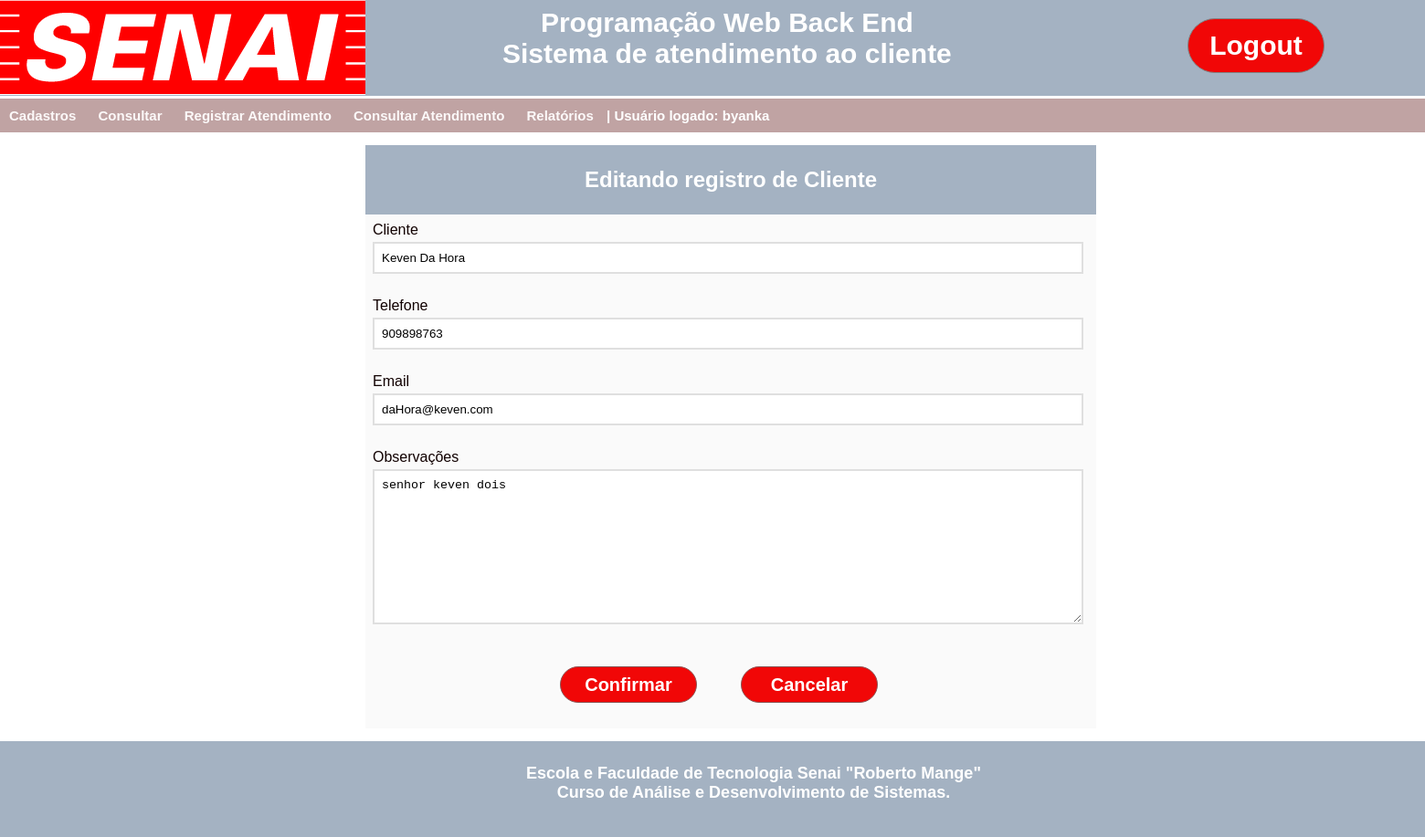
The page /edit_cliente/30 (signed in) on the database its author committed.
### App_SAC/models.py (models this page shows, shortened)
class Cliente(models.Model):
    nome = models.CharField(max_length=120)
    telefone = models.CharField(max_length=24)
    email = models.CharField(max_length=120)
    observacao = models.TextField()
    criado_em = models.DateTimeField(auto_now_add=True)
    atualizado_em = models.DateTimeField(auto_now=True)

### App_SAC/views.py (the view)
# urls.py: path('edit_cliente/<int:id>', views.edit_cliente, name='edit_cliente'),
@login_required
def edit_cliente(request, id):
    usuario_logado = request.user.username
    dados_editar = get_object_or_404(Cliente, pk=id)
    return render(request, 'Edit_Cliente.html', {'usuario_logado': usuario_logado, 'dados_do_cliente': dados_editar})

### App_SAC/templates/Edit_Cliente.html (shortened to what this page needs)
{% load static %}
<!DOCTYPE html>
<html lang="en">
<head>
    <link rel="stylesheet" type="text/css" href="{% static 'css/main.css' %}">
</head>
<header class="login">
    <div class="fundo_menu">
        <div class="logo_senai">
            <a href="/"><img src="{% static 'imagens/logo_senai.png' %}" /></a>
        </div>
        <div class="nome_sistema">
             Programação Web Back End<br>
             Sistema de atendimento ao cliente
        </div>
        {% if user.is_authenticated %}
        <div class="botao_login">
            <a href="accounts/logout"><button class="btn btn_login">Logout</button></a>
        </div>
        {% else %}
        <div class="botao_login">
            <a href="accounts/login"><button class="btn btn_login">Login</button></a>
        </div>
        {% endif %}
    </div>
</header>
<nav class="menu">
    <ul>
        {% if user.is_authenticated %}
        <li><a href="">Cadastros</a>
        </li>
        <li><a href="">Consultar</a>
        </li>
        <li><a href="Registrar.html">Registrar Atendimento</a></li>
        <li><a href="cons_atend">Consultar Atendimento</a></li>
        <li><a href="Relatorios.html">Relatórios</a></li>
        <li> | Usuário logado: {{usuario_logado}}</a></li>
        {% endif %}
    </ul>
</nav>
<body>
    <div class="principal">
    <div class="container">
        <section class="enquadramento">
            <h1> Editando registro de Cliente</h1>
        </section>
        <form id="form" class="form" method="POST" action="{% url 'salvar_cliente_editado' %}">{% csrf_token %}
               <div class="form-content">
                   <label for="nome">Cliente</label>
                   <input type="text"  name="nome" id="nome"  value="{{dados_do_cliente.nome}}" placeholder="Digite o nome do Cliente" />
                </div>
                <div class="form-content">
                    <label for="fone">Telefone</label>
                    <input type="text" name="telefone" id="telefone" value="{{dados_do_cliente.telefone}}" placeholder="Digite o telefone do Cliente"  />
                </div>
                <div class="form-content">
                    <label for="email">Email</label>
                    <input type="email" name="email" id="email" value="{{dados_do_cliente.email}}" placeholder="Digite o email do Cliente"  />
                </div>
                <div class="form-content">
                    <label for="observacao">Observações</label>
                    <textarea name="observacao" id="observacao"  cols="25" rows="10" placeholder="Digite aqui observações sobre o cliente">{{dados_do_cliente.observacao}}</textarea>
                </div>
                <div class="botoes">
                    <div class="botao_confirmar">
                        <button type="submit" class="btn_conf_cancel btn_confirmar">Confirmar</button>
                    </div>
                    <div class="botao_cancelar">
                        <button type="submit" class="btn_conf_cancel btn_cancelar">Cancelar</button>
                    </div>
                </div>
        </form>
    </div>
    </div>
</body>
<footer class="rodape">
    <div class="fundo_menu">
        <div class="rodape1">
            Escola e Faculdade de Tecnologia Senai "Roberto Mange"<br>
            Curso de Análise e Desenvolvimento de Sistemas.<br>
        </div>
    </div>
</footer>
</html>

### App_SAC/static/css/main.css (style rules this page uses)
:root { --cor_fundo : rgb(192, 163, 163); --cor_hover : rgb(150, 104, 104); --cor_primaria : rgb(252, 249, 249); }
div.fundo_menu { display: inline-block; width: 1600px; height: 105px; column-count:3; position: relative; background-color: #a4b2c2; }
.nome_sistema { text-align: center; font-size: 30px; font-weight: bold; font-family: arial; color: white; position: absolute; margin: -100px 0px 0 550px; }
.botao_login { text-align: center; }
.btn { width: 150px; height: 60px; position: absolute; margin: 20px 0 0 500px; border: solid 1px gray; background: none; font-size: 30px; font-weight: bold; font: Arial; background-color: rgb(241, 7, 7); color: white; border-radius: 40px; cursor: pointer; }
.btn_conf_cancel { width: 150px; height: 40px; border: solid 1px rgb(190, 14, 14); background: none; font-size: 20px; font-weight: bold; font: Arial; background-color: rgb(230, 14, 14); color: white; border-radius: 40px; cursor: pointer; }
.menu ul { list-style-type: none; padding: 0; background-color: var(--cor_fundo); font-size: 15px; font-weight: bold; font-family: arial; color: white; }
.menu ul li { display:inline; position: relative; }
.menu ul li a { color: var(--cor_primaria); text-decoration: none; display:inline-block; padding: 10px; transition: background .3s; }
body { font-family: arial; color:rgb(17, 1, 1) }
* { margin: 0; padding: 0; }
body { align-content: center; width: 1600px; height: 600px; }
.principal { display: flex; justify-content: center; align-items: center; }
.container { background-color: #fafafa; margin: 14px; max-width: 800px; width: 100%; box-sizing: 0 3px 5px rbga(0,0,0, 0.5); }
.enquadramento { background: #a4b2c2; padding: 24px; text-align: center; color: #fff; }
.form { padding: 8px; padding-right: 34px; }
.form-content { margin-bottom: 8px; padding-bottom: 18px; position: relative; }
.form-content label { display: inline-block; margin-bottom: 4px; }
.form-content input { display: block; width: 100%; padding: 8px; border: 2px solid #dfdfdf; }
.form-content textarea { display:block; width: 100%; padding: 8px; border: 2px solid #dfdfdf; }
.btn_conf_cancel { width: 150px; height: 40px; border: solid 1px rgb(138, 86, 86); background: none; font-size: 20px; font-weight: bold; font: Arial; background-color: rgb(241, 7, 7); color: white; border-radius: 40px; cursor: pointer; }
.botoes { display: flex; justify-content: center; padding: 20px; gap: 3rem; }
div.rodape1 { text-align: center; font-size: 18px; font-weight: bold; font-family: arial; color: rgb(256, 256, 256); display: flex; width: 1600px; padding: 25px; justify-content: center; }

### rows shown on the page
Cliente: nome "Keven Da Hora", telefone "909898763", email "daHora@keven.com", observacao "senhor keven dois"

### other values the page prints
{{ usuario_logado }} "byanka"
